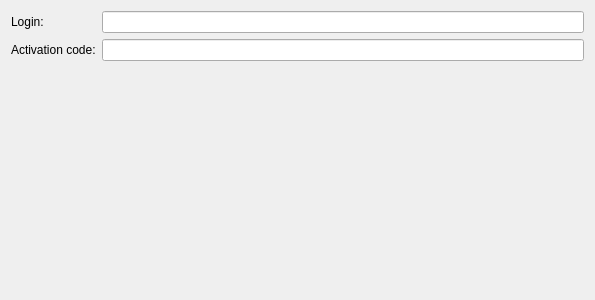
<?xml version="1.0" encoding="UTF-8"?>
<ui version="4.0">
 <class>AccountActivationWidget</class>
 <widget class="QWidget" name="AccountActivationWidget">
  <property name="geometry">
   <rect>
    <x>0</x>
    <y>0</y>
    <width>595</width>
    <height>300</height>
   </rect>
  </property>
  <property name="windowTitle">
   <string>Form</string>
  </property>
  <layout class="QFormLayout" name="formLayout">
   <item row="0" column="0">
    <widget class="QLabel" name="loginLabel">
     <property name="text">
      <string>Login:</string>
     </property>
    </widget>
   </item>
   <item row="0" column="1">
    <widget class="QLineEdit" name="loginLineEdit"/>
   </item>
   <item row="1" column="0">
    <widget class="QLabel" name="activationCodeLabel">
     <property name="text">
      <string>Activation code:</string>
     </property>
    </widget>
   </item>
   <item row="1" column="1">
    <widget class="QLineEdit" name="activationCodeLineEdit"/>
   </item>
  </layout>
 </widget>
 <resources/>
 <connections/>
 <slots>
  <signal>loginChanged(QString)</signal>
  <signal>activationCodeChanged(QString)</signal>
  <slot>setLogin(QString)</slot>
  <slot>setActivationCode(QString)</slot>
  <slot>resetLogin()</slot>
  <slot>resetActivationCode()</slot>
 </slots>
</ui>
